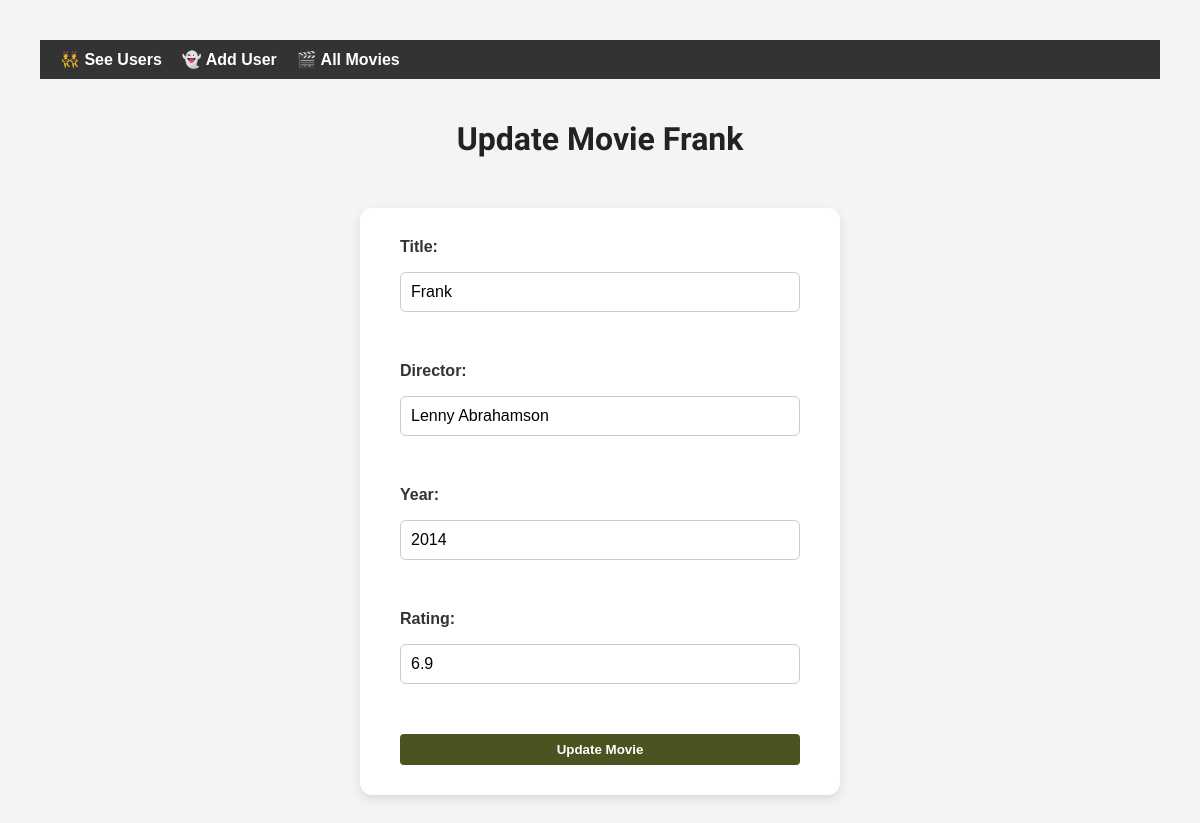
Screenshot of /users/1/update_movie/1 with the database file from the repository.
### models.py (models this page shows)
class Movie(db.Model):
    __tablename__ = 'movies'
    movie_id = db.Column(db.Integer, primary_key=True)
    movie_name = db.Column(db.String)
    movie_director = db.Column(db.String)
    movie_year = db.Column(db.Integer)
    movie_rating = db.Column(db.Float)
    poster_url = db.Column(db.String)
    imdb_url = db.Column(db.String)
    user_id = db.Column(db.Integer, db.ForeignKey('users.user_id'))

### app.py (the view, shortened to what this page needs)
@app.route('/users/<user_id>/update_movie/<movie_id>', methods=["GET", "POST"])
def update_movie(user_id, movie_id):
    movie = data_manager.get_movie(movie_id)
    if  not movie:
        flash("Movie is not in the database yet")
        return redirect(url_for('list_user_movies', user_id=user_id))
    return render_template("update_movie.html", movie=movie, user_id=user_id)

### datamanager.py (called while the page is built)
    def get_movie(self, movie_id):
        return Movie.query.get(movie_id)

### templates/update_movie.html (shortened to what this page needs)
{% extends "base.html" %}
{% block content %}
    <h1>Update Movie {{ movie.movie_name }}</h1>
    <div class="center">
    <form method="POST" class="form-card">
        <label>Title:</label>
        <input type="text" name="name" value="{{ movie.movie_name }}"><br>
        <label>Director:</label>
        <input type="text" name="director" value="{{ movie.movie_director }}"><br>
        <label>Year:</label>
        <input type="number" name="year" value="{{ movie.movie_year }}"><br>
        <label>Rating:</label>
        <input type="number" name="rating" step="0.1" value="{{ movie.movie_rating }}"><br>
        <button type="submit" class="btn update">Update Movie</button>
    </form>
        </div>
{% endblock %}

### static/style.css (style rules this page uses)
body { font-family: Arial, sans-serif; margin: 40px; background-color: #f4f4f4; color: #333; }
h1 { font-family: 'Rowdies', sans-serif; text-align: center; color: #222; }
.btn { padding: 8px 12px; border: none; border-radius: 4px; cursor: pointer; font-weight: bold; transition: all 0.2s ease; }
.btn.update { background-color: #4B5320; color: white; }
.form-card { background-color: #fff; padding: 30px 40px; border-radius: 12px; box-shadow: 0 4px 10px rgba(0, 0, 0, 0.1); width: 100%; max-width: 400px; display: flex; flex-direction: column; gap: 16px; }
.form-card label { font-weight: bold; font-size: 1rem; }
.form-card input { padding: 10px; font-size: 1rem; border-radius: 6px; border: 1px solid #ccc; }
.center { display: flex; justify-content: center; margin-top: 50px }

### rows the page displays
Movie: movie_name "Frank", name "Frank", director "Lenny Abrahamson", year "2014", rating "6.9"
